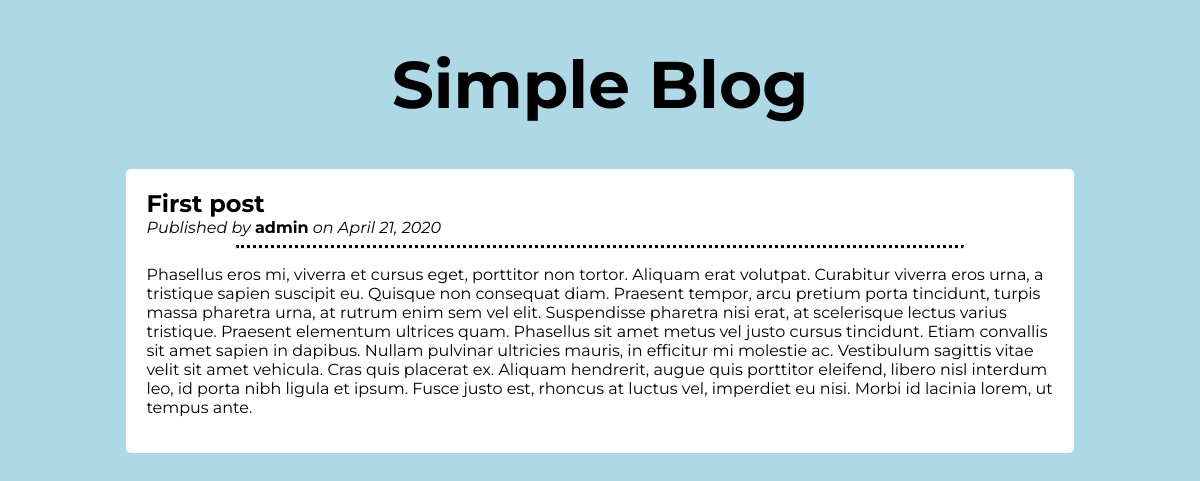
Page /1/first-post/ on the committed database.
### my_blog/models.py (models this page shows, shortened)
class Post(models.Model):
    STATUS_CHOICES = (
        ('draft', 'Draft'),
        ('published', 'Published')
    )
    title = models.CharField(max_length=50)
    slug = models.SlugField(max_length=60)
    author = models.ForeignKey(User, on_delete=models.CASCADE)
    published = models.DateField(auto_now_add=True)
    updated = models.DateField(auto_now=True)
    content = RichTextField()
    status = models.CharField(
        max_length=20, choices=STATUS_CHOICES, default='draft')
    class Meta:
        ordering = ("-published",)

### my_blog/views.py (the view)
# urls.py: path('<int:pk>/<slug:post>/', views.post_detail_view, name="post_detail")
def post_detail_view(request, pk, post):
    post = Post.objects.get(pk=pk, slug=post)
    return render(request, "my_blog/post_detail.html", {'post': post})

### my_blog/templates/my_blog/post_detail.html
{% extends 'base.html' %}
{% block content %}
<a href="{% url 'my_blog:index' %}" style="text-decoration: none; color: black;"><h1> Simple Blog </h1></a>
<div class="wrapper">
    <div class="blog_post">
        <h2>{{ post.title }}</h2>
        <i>Published by</i> <b>{{ post.author }}</b> <i>on {{ post.published }}</i>
        <hr>
        <p>{{ post.content|safe }}</p>
    </div>
</div>
{% endblock %}

### my_blog/static/my_blog/style.css (style rules this page uses)
body { background-color: lightblue; font-family: "Montserrat", sans-serif; }
.wrapper { width: 80%; margin: 0 auto; }
.blog_post { padding: 20px; background-color: white; margin: 15px 0; border-radius: 5px; }
h1 { text-align: center; font-weight: bolder; font-size: 66px; }
h2 { margin: 0; }
hr { border-top: 3px dotted black; width: 80%; }

### rows in the picture
Post: title "First post", author "admin", published "April 21, 2020", content "Phasellus eros mi, viverra et cursus eget, porttitor non tortor. Aliquam erat volutpat. Curabitur viverra eros urna, a tristique sapien suscipit eu. Quisque non consequat diam. Praesent tempor, arcu pretium porta tincidunt, turpis massa pharetra urna, at rutrum enim sem vel elit. Suspendisse pharetra nisi erat, at scelerisque lectus varius tristique. Praesent elementum ultrices quam. Phasellus sit amet metus vel justo cursus tincidunt. Etiam convallis sit amet sapien in dapibus. Nullam pulvinar ultricies mauris, in efficitur mi molestie ac. Vestibulum sagittis vitae velit sit amet vehicula. Cras quis placerat ex. Aliquam hendrerit, augue quis porttitor eleifend, libero nisl interdum leo, id…"
